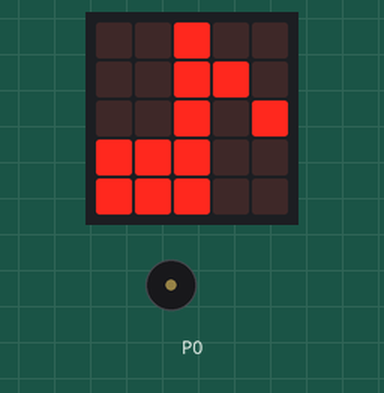
Recording of a program running on a simulated BBC micro:bit (MakeCode). Parts: the board's 5×5 LED display, buzzer (waves = sounding).

Above: at 0.1 s.
At 0.7 s:
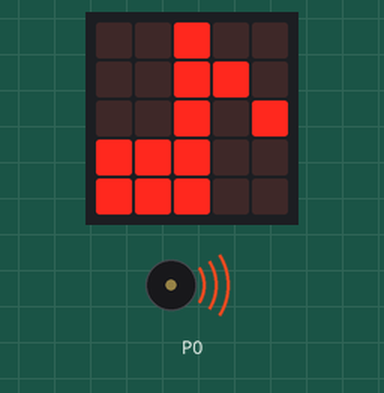
Timing chart, 0 to 130.0 s (numbered marks = the images above):
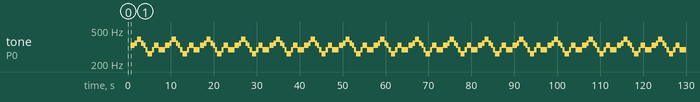

Measured:
- by itself, tone on P0: repeats every 8.1 s: 349 Hz 0.51 s, 392 Hz 1.0 s, 349 Hz 0.51 s, 330 Hz 0.51 s, 294 Hz 0.51 s, 262 Hz 1.0 s, 294 Hz 0.51 s, 330 Hz 1.0 s, 294 Hz 1.5 s, silent 0.03 s, 330 Hz 1.0 s

The program:

main.ts
```typescript
basic.showIcon(IconNames.EigthNote)
basic.forever(function () {
    music.playTone(330, music.beat(BeatFraction.Whole))
    music.playTone(330, music.beat(BeatFraction.Whole))
    music.playTone(349, music.beat(BeatFraction.Whole))
    music.playTone(392, music.beat(BeatFraction.Whole))
    music.playTone(392, music.beat(BeatFraction.Whole))
    music.playTone(349, music.beat(BeatFraction.Whole))
    music.playTone(330, music.beat(BeatFraction.Whole))
    music.playTone(294, music.beat(BeatFraction.Whole))
    music.playTone(262, music.beat(BeatFraction.Whole))
    music.playTone(262, music.beat(BeatFraction.Whole))
    music.playTone(294, music.beat(BeatFraction.Whole))
    music.playTone(330, music.beat(BeatFraction.Whole))
    music.playTone(330, music.beat(BeatFraction.Whole))
    music.playTone(294, music.beat(BeatFraction.Whole))
    music.playTone(294, music.beat(BeatFraction.Double))
})
```

test.ts
```typescript
// テストはここに来ます。このパッケージが拡張機能として使用されるときにはコンパイルされません。
```
